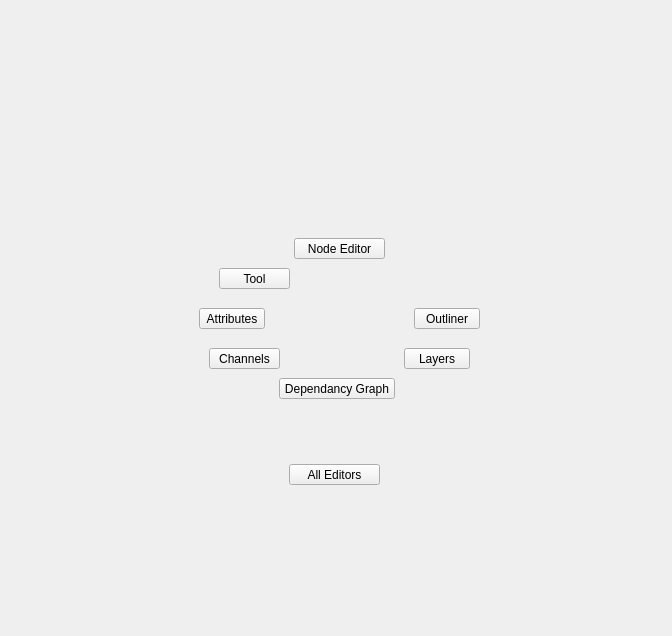
<?xml version="1.0" encoding="UTF-8"?>
<ui version="4.0">
 <class>QtUi</class>
 <widget class="QMainWindow" name="QtUi">
  <property name="enabled">
   <bool>true</bool>
  </property>
  <property name="geometry">
   <rect>
    <x>0</x>
    <y>0</y>
    <width>672</width>
    <height>636</height>
   </rect>
  </property>
  <property name="sizePolicy">
   <sizepolicy hsizetype="Ignored" vsizetype="Ignored">
    <horstretch>0</horstretch>
    <verstretch>0</verstretch>
   </sizepolicy>
  </property>
  <property name="minimumSize">
   <size>
    <width>0</width>
    <height>0</height>
   </size>
  </property>
  <property name="maximumSize">
   <size>
    <width>16777215</width>
    <height>16777215</height>
   </size>
  </property>
  <property name="cursor">
   <cursorShape>ArrowCursor</cursorShape>
  </property>
  <property name="windowTitle">
   <string>Toolkit</string>
  </property>
  <property name="whatsThis">
   <string>editors</string>
  </property>
  <property name="toolButtonStyle">
   <enum>Qt::ToolButtonIconOnly</enum>
  </property>
  <property name="tabShape">
   <enum>QTabWidget::Triangular</enum>
  </property>
  <property name="dockNestingEnabled">
   <bool>true</bool>
  </property>
  <property name="dockOptions">
   <set>QMainWindow::AllowNestedDocks|QMainWindow::AllowTabbedDocks|QMainWindow::AnimatedDocks|QMainWindow::ForceTabbedDocks</set>
  </property>
  <widget class="QWidget" name="mainWindow">
   <property name="sizePolicy">
    <sizepolicy hsizetype="Ignored" vsizetype="Ignored">
     <horstretch>0</horstretch>
     <verstretch>0</verstretch>
    </sizepolicy>
   </property>
   <layout class="QGridLayout" name="gridLayout">
    <item row="0" column="0">
     <widget class="QWidget" name="staticWindow" native="true">
      <layout class="QGridLayout" name="gridLayout_2">
       <item row="0" column="0" rowspan="3">
        <widget class="QWidget" name="hidden_area3" native="true"/>
       </item>
       <item row="0" column="1">
        <widget class="QWidget" name="hidden_area0" native="true"/>
       </item>
       <item row="0" column="2" rowspan="3">
        <widget class="QWidget" name="hidden_area1" native="true"/>
       </item>
       <item row="1" column="1">
        <widget class="QWidget" name="widget" native="true">
         <property name="minimumSize">
          <size>
           <width>325</width>
           <height>200</height>
          </size>
         </property>
         <property name="maximumSize">
          <size>
           <width>300</width>
           <height>200</height>
          </size>
         </property>
         <widget class="QPushButton" name="v004">
          <property name="geometry">
           <rect>
            <x>35</x>
            <y>130</y>
            <width>71</width>
            <height>21</height>
           </rect>
          </property>
          <property name="minimumSize">
           <size>
            <width>0</width>
            <height>21</height>
           </size>
          </property>
          <property name="maximumSize">
           <size>
            <width>16777215</width>
            <height>21</height>
           </size>
          </property>
          <property name="toolTip">
           <string/>
          </property>
          <property name="whatsThis">
           <string>dynLayout</string>
          </property>
          <property name="text">
           <string>Channels</string>
          </property>
         </widget>
         <widget class="QPushButton" name="v002">
          <property name="geometry">
           <rect>
            <x>45</x>
            <y>50</y>
            <width>71</width>
            <height>21</height>
           </rect>
          </property>
          <property name="minimumSize">
           <size>
            <width>0</width>
            <height>21</height>
           </size>
          </property>
          <property name="maximumSize">
           <size>
            <width>16777215</width>
            <height>21</height>
           </size>
          </property>
          <property name="toolTip">
           <string/>
          </property>
          <property name="whatsThis">
           <string>dynLayout</string>
          </property>
          <property name="text">
           <string>Tool</string>
          </property>
         </widget>
         <widget class="QPushButton" name="v000">
          <property name="geometry">
           <rect>
            <x>25</x>
            <y>90</y>
            <width>66</width>
            <height>21</height>
           </rect>
          </property>
          <property name="minimumSize">
           <size>
            <width>0</width>
            <height>21</height>
           </size>
          </property>
          <property name="maximumSize">
           <size>
            <width>16777215</width>
            <height>21</height>
           </size>
          </property>
          <property name="toolTip">
           <string/>
          </property>
          <property name="whatsThis">
           <string>dynLayout</string>
          </property>
          <property name="text">
           <string>Attributes</string>
          </property>
         </widget>
         <widget class="QPushButton" name="v001">
          <property name="geometry">
           <rect>
            <x>240</x>
            <y>90</y>
            <width>66</width>
            <height>21</height>
           </rect>
          </property>
          <property name="minimumSize">
           <size>
            <width>0</width>
            <height>21</height>
           </size>
          </property>
          <property name="maximumSize">
           <size>
            <width>16777215</width>
            <height>21</height>
           </size>
          </property>
          <property name="toolTip">
           <string/>
          </property>
          <property name="whatsThis">
           <string>dynLayout</string>
          </property>
          <property name="text">
           <string>Outliner</string>
          </property>
         </widget>
         <widget class="QPushButton" name="v003">
          <property name="geometry">
           <rect>
            <x>230</x>
            <y>130</y>
            <width>66</width>
            <height>21</height>
           </rect>
          </property>
          <property name="minimumSize">
           <size>
            <width>0</width>
            <height>21</height>
           </size>
          </property>
          <property name="maximumSize">
           <size>
            <width>16777215</width>
            <height>21</height>
           </size>
          </property>
          <property name="toolTip">
           <string/>
          </property>
          <property name="whatsThis">
           <string>dynLayout</string>
          </property>
          <property name="text">
           <string>Layers</string>
          </property>
         </widget>
         <widget class="QPushButton" name="v006">
          <property name="geometry">
           <rect>
            <x>105</x>
            <y>160</y>
            <width>116</width>
            <height>21</height>
           </rect>
          </property>
          <property name="minimumSize">
           <size>
            <width>0</width>
            <height>21</height>
           </size>
          </property>
          <property name="maximumSize">
           <size>
            <width>16777215</width>
            <height>21</height>
           </size>
          </property>
          <property name="toolTip">
           <string/>
          </property>
          <property name="whatsThis">
           <string>dynLayout</string>
          </property>
          <property name="text">
           <string>Dependancy Graph</string>
          </property>
         </widget>
         <widget class="QPushButton" name="v005">
          <property name="geometry">
           <rect>
            <x>120</x>
            <y>20</y>
            <width>91</width>
            <height>21</height>
           </rect>
          </property>
          <property name="minimumSize">
           <size>
            <width>0</width>
            <height>21</height>
           </size>
          </property>
          <property name="maximumSize">
           <size>
            <width>16777215</width>
            <height>21</height>
           </size>
          </property>
          <property name="toolTip">
           <string/>
          </property>
          <property name="whatsThis">
           <string>dynLayout</string>
          </property>
          <property name="text">
           <string>Node Editor</string>
          </property>
         </widget>
        </widget>
       </item>
       <item row="2" column="1">
        <widget class="QWidget" name="hidden_area2" native="true">
         <property name="whatsThis">
          <string/>
         </property>
         <widget class="QPushButton" name="i000">
          <property name="geometry">
           <rect>
            <x>115</x>
            <y>40</y>
            <width>91</width>
            <height>21</height>
           </rect>
          </property>
          <property name="minimumSize">
           <size>
            <width>0</width>
            <height>21</height>
           </size>
          </property>
          <property name="maximumSize">
           <size>
            <width>16777215</width>
            <height>21</height>
           </size>
          </property>
          <property name="toolTip">
           <string/>
          </property>
          <property name="whatsThis">
           <string>editors_lower_submenu</string>
          </property>
          <property name="text">
           <string>All Editors</string>
          </property>
         </widget>
        </widget>
       </item>
      </layout>
     </widget>
    </item>
   </layout>
  </widget>
 </widget>
 <resources/>
 <connections/>
 <designerdata>
  <property name="gridDeltaX">
   <number>5</number>
  </property>
  <property name="gridDeltaY">
   <number>10</number>
  </property>
  <property name="gridSnapX">
   <bool>true</bool>
  </property>
  <property name="gridSnapY">
   <bool>true</bool>
  </property>
  <property name="gridVisible">
   <bool>true</bool>
  </property>
 </designerdata>
</ui>
